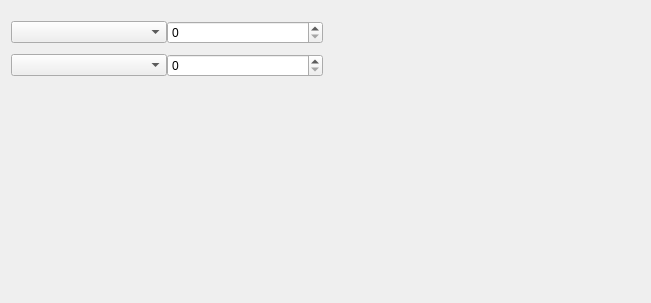
<?xml version="1.0" encoding="UTF-8"?>
<ui version="4.0">
 <class>AlignmentPlot</class>
 <widget class="QWidget" name="AlignmentPlot">
  <property name="geometry">
   <rect>
    <x>0</x>
    <y>0</y>
    <width>651</width>
    <height>303</height>
   </rect>
  </property>
  <property name="windowTitle">
   <string>Form</string>
  </property>
  <layout class="QHBoxLayout" name="horizontalLayout" stretch="0,0">
   <item>
    <widget class="QWidget" name="widget" native="true">
     <layout class="QVBoxLayout" name="verticalLayout">
      <property name="spacing">
       <number>0</number>
      </property>
      <property name="leftMargin">
       <number>0</number>
      </property>
      <property name="topMargin">
       <number>0</number>
      </property>
      <property name="rightMargin">
       <number>0</number>
      </property>
      <property name="bottomMargin">
       <number>0</number>
      </property>
      <item>
       <layout class="QHBoxLayout" name="horizontalLayout_3">
        <property name="topMargin">
         <number>10</number>
        </property>
        <item>
         <widget class="QComboBox" name="aData_ComboBox"/>
        </item>
        <item>
         <widget class="QSpinBox" name="aAlignment_SpinBox"/>
        </item>
       </layout>
      </item>
      <item>
       <layout class="QHBoxLayout" name="horizontalLayout_2">
        <property name="topMargin">
         <number>10</number>
        </property>
        <item>
         <widget class="QComboBox" name="bData_ComboBox"/>
        </item>
        <item>
         <widget class="QSpinBox" name="bAlignment_SpinBox"/>
        </item>
       </layout>
      </item>
      <item>
       <spacer name="verticalSpacer">
        <property name="orientation">
         <enum>Qt::Vertical</enum>
        </property>
        <property name="sizeHint" stdset="0">
         <size>
          <width>20</width>
          <height>40</height>
         </size>
        </property>
       </spacer>
      </item>
     </layout>
    </widget>
   </item>
   <item>
    <widget class="TelemetryPlot" name="plot" native="true"/>
   </item>
  </layout>
 </widget>
 <customwidgets>
  <customwidget>
   <class>TelemetryPlot</class>
   <extends>QWidget</extends>
   <header>GoProOverlay/graphics/TelemetryPlot.h</header>
   <container>1</container>
  </customwidget>
 </customwidgets>
 <resources/>
 <connections/>
</ui>
